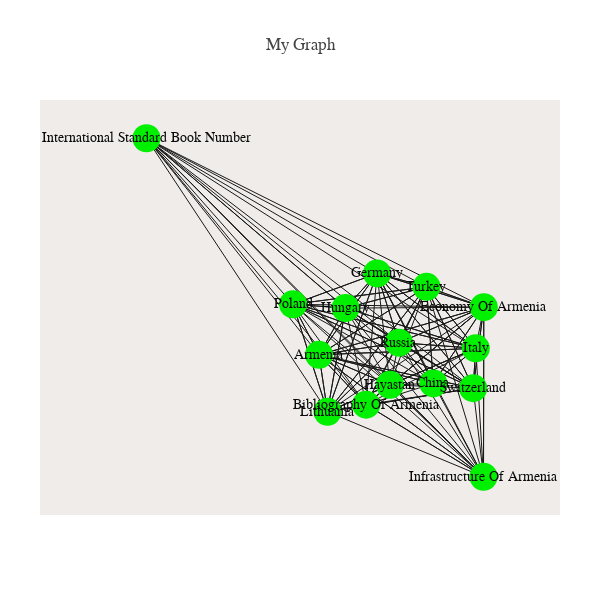

The code cell stored with this chart in its notebook:
### Code cell
pos=nx.fruchterman_reingold_layout(G)

Xn=[pos[k][0] for k in list(pos.keys())]
Yn=[pos[k][1] for k in list(pos.keys())]

trace_nodes=dict(type='scatter',
                 x=Xn, 
                 y=Yn,
                 mode='markers',
                 marker=dict(size=28, color='rgb(0,240,0)'),
                 text=list(pos.keys()),
                 hoverinfo='text')

Xe=[]
Ye=[]
for e in G.edges():
    Xe.extend([pos[e[0]][0], pos[e[1]][0], None])
    Ye.extend([pos[e[0]][1], pos[e[1]][1], None])
    
trace_edges=dict(type='scatter',
                 mode='lines',
                 x=Xe,
                 y=Ye,
                 line=dict(width=1, color='rgb(25,25,25)'),
                 hoverinfo='none' 
                )

axis=dict(showline=False, # hide axis line, grid, ticklabels and  title
          zeroline=False,
          showgrid=False,
          showticklabels=False,
          title='' 
          )
layout=dict(title= 'My Graph',  
            font= dict(family='Balto'),
            width=600,
            height=600,
            autosize=False,
            showlegend=False,
            xaxis=axis,
            yaxis=axis,
            margin=dict(
            l=40,
            r=40,
            b=85,
            t=100,
            pad=0,
       
    ),
    hovermode='closest',
    plot_bgcolor='#efecea', #set background color            
    )


fig = dict(data=[trace_edges, trace_nodes], layout=layout)

def make_annotations(pos, anno_text, font_size=14, font_color='rgb(10,10,10)'):
    annotations = []
    for k in list(pos.keys()):
        annotations.append(dict(text=k, 
                                x=pos[k][0], 
                                y=pos[k][1], #+0.075,#this additional value is chosen by trial and error
                                xref='x1', yref='y1',
                                font=dict(color= font_color, size=font_size),
                                showarrow=False)
                          )
    return annotations 

fig['layout'].update(annotations=make_annotations(pos, list(pos.keys())))

iplot(fig)

### Figure 1 — Plotly figure (JSON) as saved in the notebook; plotly's stock layout.template omitted (floating-point values rounded to 4 significant figures; data arrays with more than 128 entries replaced by an {"elided": "..."} marker saying what was removed)
{"data": [{"hoverinfo": "none", "line": {"color": "rgb(25,25,25)", "width": 1}, "mode": "lines", "type": "scatter", "uid": "fc9669fb-4cf5-4963-8092-20e3f271bc0c", "x": {"elided": "513 float values"}, "y": {"elided": "513 float values"}}, {"hoverinfo": "text", "marker": {"color": "rgb(0,240,0)", "size": 28}, "mode": "markers", "text": ["Bibliography Of Armenia", "International Standard Book Number", "Economy Of Armenia", "China", "Switzerland", "Poland", "Italy", "Russia", "Armenia", "Hayastan", "Turkey", "Hungary", "Germany", "Lithuania", "Infrastructure Of Armenia"], "type": "scatter", "uid": "6f86fc58-c250-4f37-9d23-dc384e056bc6", "x": [-0.05992, -0.8547, 0.3661, 0.1835, 0.3276, -0.3242, 0.337, 0.05887, -0.2302, 0.02643, 0.1587, -0.1344, -0.02027, -0.1996, 0.365], "y": [-0.3146, 1, 0.1662, -0.21, -0.2332, 0.1807, -0.03657, -0.008569, -0.06873, -0.2169, 0.2667, 0.1618, 0.333, -0.3495, -0.6703]}], "layout": {"annotations": [{"font": {"color": "rgb(10,10,10)", "size": 14}, "showarrow": false, "text": "Bibliography Of Armenia", "x": -0.05992, "xref": "x", "y": -0.3146, "yref": "y"}, {"font": {"color": "rgb(10,10,10)", "size": 14}, "showarrow": false, "text": "International Standard Book Number", "x": -0.8547, "xref": "x", "y": 1, "yref": "y"}, {"font": {"color": "rgb(10,10,10)", "size": 14}, "showarrow": false, "text": "Economy Of Armenia", "x": 0.3661, "xref": "x", "y": 0.1662, "yref": "y"}, {"font": {"color": "rgb(10,10,10)", "size": 14}, "showarrow": false, "text": "China", "x": 0.1835, "xref": "x", "y": -0.21, "yref": "y"}, {"font": {"color": "rgb(10,10,10)", "size": 14}, "showarrow": false, "text": "Switzerland", "x": 0.3276, "xref": "x", "y": -0.2332, "yref": "y"}, {"font": {"color": "rgb(10,10,10)", "size": 14}, "showarrow": false, "text": "Poland", "x": -0.3242, "xref": "x", "y": 0.1807, "yref": "y"}, {"font": {"color": "rgb(10,10,10)", "size": 14}, "showarrow": false, "text": "Italy", "x": 0.337, "xref": "x", "y": -0.03657, "yref": "y"}, {"font": {"color": "rgb(10,10,10)", "size": 14}, "showarrow": false, "text": "Russia", "x": 0.05887, "xref": "x", "y": -0.008569, "yref": "y"}, {"font": {"color": "rgb(10,10,10)", "size": 14}, "showarrow": false, "text": "Armenia", "x": -0.2302, "xref": "x", "y": -0.06873, "yref": "y"}, {"font": {"color": "rgb(10,10,10)", "size": 14}, "showarrow": false, "text": "Hayastan", "x": 0.02643, "xref": "x", "y": -0.2169, "yref": "y"}, {"font": {"color": "rgb(10,10,10)", "size": 14}, "showarrow": false, "text": "Turkey", "x": 0.1587, "xref": "x", "y": 0.2667, "yref": "y"}, {"font": {"color": "rgb(10,10,10)", "size": 14}, "showarrow": false, "text": "Hungary", "x": -0.1344, "xref": "x", "y": 0.1618, "yref": "y"}, {"font": {"color": "rgb(10,10,10)", "size": 14}, "showarrow": false, "text": "Germany", "x": -0.02027, "xref": "x", "y": 0.333, "yref": "y"}, {"font": {"color": "rgb(10,10,10)", "size": 14}, "showarrow": false, "text": "Lithuania", "x": -0.1996, "xref": "x", "y": -0.3495, "yref": "y"}, {"font": {"color": "rgb(10,10,10)", "size": 14}, "showarrow": false, "text": "Infrastructure Of Armenia", "x": 0.365, "xref": "x", "y": -0.6703, "yref": "y"}], "autosize": false, "font": {"family": "Balto"}, "height": 600, "hovermode": "closest", "margin": {"b": 85, "l": 40, "pad": 0, "r": 40, "t": 100}, "plot_bgcolor": "#efecea", "showlegend": false, "title": {"text": "My Graph"}, "width": 600, "xaxis": {"showgrid": false, "showline": false, "showticklabels": false, "title": {"text": ""}, "zeroline": false}, "yaxis": {"showgrid": false, "showline": false, "showticklabels": false, "title": {"text": ""}, "zeroline": false}}}
